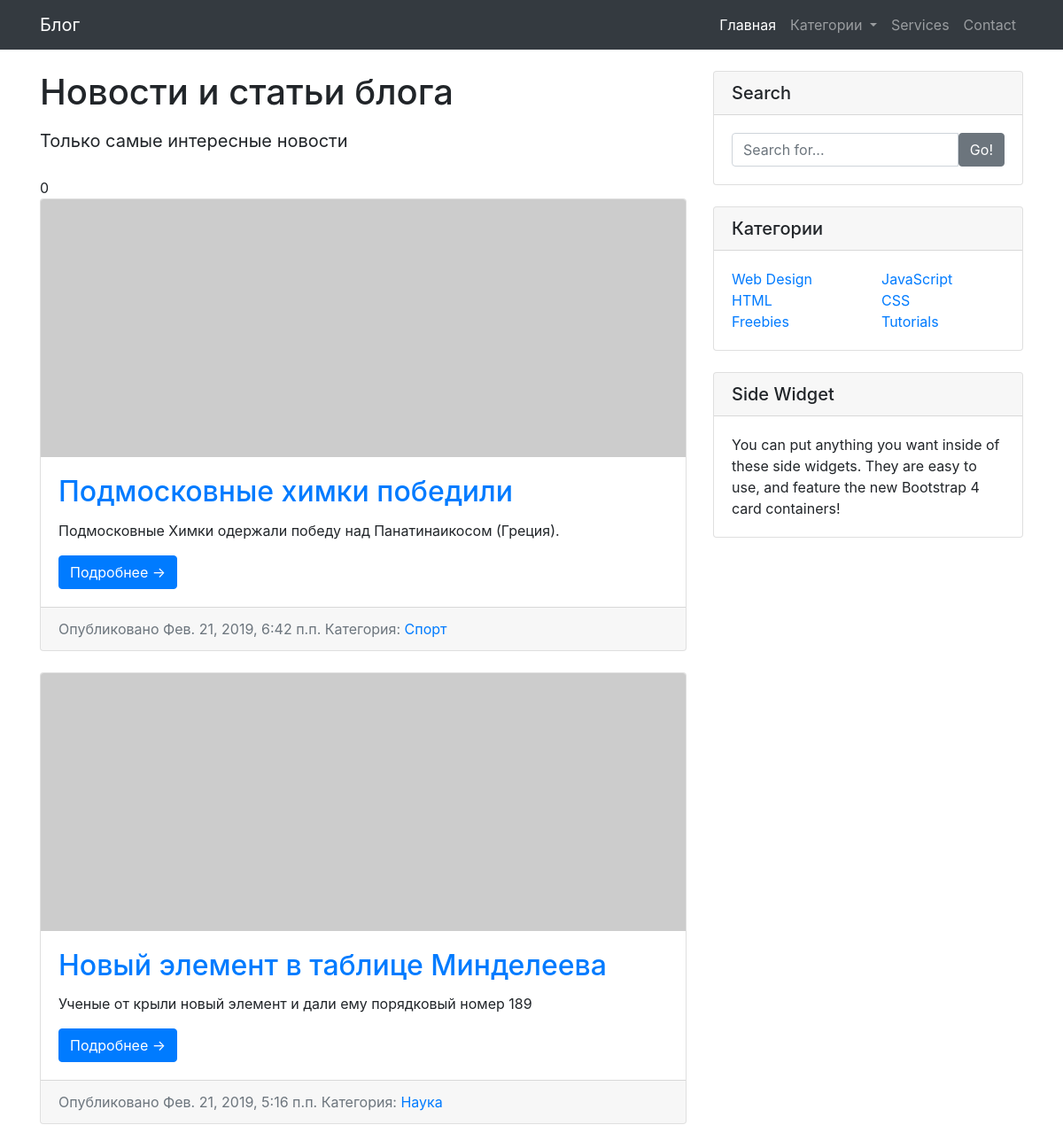
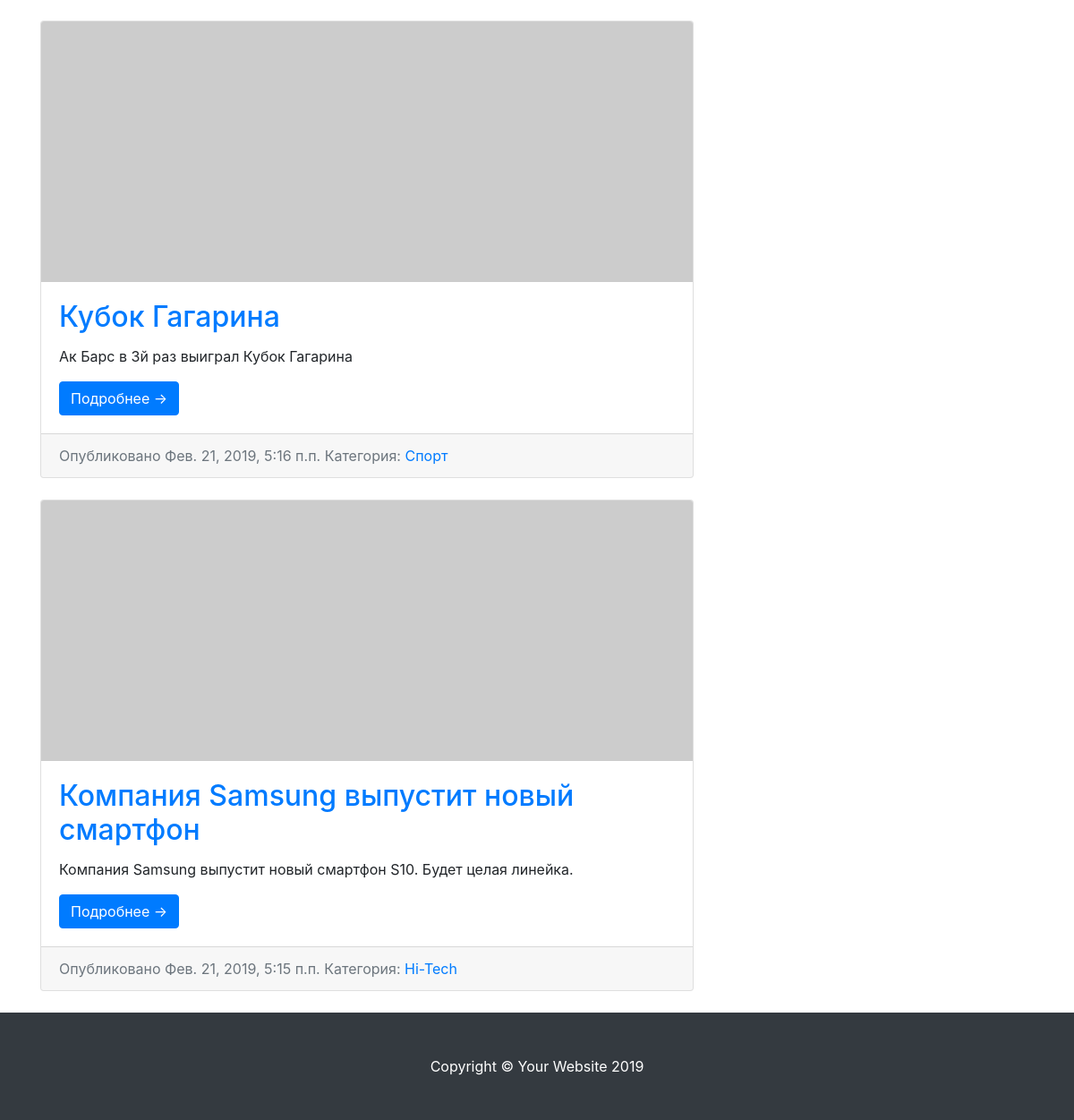
The page / on the database its author committed (2 pictures, top to bottom).
### news/models.py (models this page shows, shortened)
class Post(models.Model):
    category = models.ForeignKey(
        Category,
        verbose_name="Категория",
        on_delete=models.SET_NULL,
        null=True
    ) #при удалении категории поле "категория" в статье будет задана как "null"
    tags = models.ManyToManyField(Tag, verbose_name="Теги")
    title = models.CharField("Название статьи", max_length=250)
    slug = models.SlugField("url", max_length=250)
    text = models.TextField("Текст статьи")
    created = models.DateTimeField("Дата создания", auto_now_add=True)
    pub_date = models.DateTimeField("Дата публикации", auto_now_add=True)
    class Meta:
        verbose_name = "Статья"
        verbose_name_plural = "Статьи"
        ordering = ["-pub_date"]

class Category(models.Model):
    name = models.CharField("Название категория", max_length=150)
    slug = models.SlugField("url", unique=True)
    def __str__(self):
        return self.name
    class Meta:
        verbose_name = "Категория"
        verbose_name_plural = "Категории"
        ordering = ["name"]

### news/views.py (the view)
# urls.py: path('', PostList.as_view(), name="post_list_url"),
class PostList(View):
    def get(self, request, slug=None):
        if slug is not None:
            posts = get_list_or_404(Post, category__slug=slug)
        else:
            posts = Post.objects.all()
        return render(request, "news/post-list.html", {'posts': posts})

### news/templatetags/category_tag.py (called while the page is built)
@register.inclusion_tag("tags/category-list.html")
def category_list():
    return {"categories": Category.objects.all()}

### templates/news/post-list.html
{% extends "base.html" %}
{% load category_tag %}
{% block content %}
    <div class="col-md-8">
        <h1 class="my-4">Новости и статьи блога<br/>
            <small style="font-size: 50%;">Только самые интересные новости</small></>
        </h1>0
        {% for post in posts %}
            <div class="card mb-4">
                <img class="card-img-top" src="http://placehold.it/750x300" alt="Card image cap">
                <div class="card-body">
                    <h2 class="card-title"><a href="{% url "post_detail_url"  slug=post.slug %}">{{ post.title }}</a>
                    </h2>
                    <p class="card-text">{{ post.text }}</p>
                    <a href="{% url "post_detail_url"  slug=post.slug %}" class="btn btn-primary">Подробнее &rarr;</a>
                </div>
                <div class="card-footer text-muted">
                    Опубликовано {{ post.pub_date }} Категория:
                    <a href="{% url "post_by_category_url" slug=post.category.slug %}">{{ post.category }}</a>
                </div>
            </div>
        {% endfor %}
    </div>
{% endblock %}

### templates/base.html (shortened to what this page needs)
<!DOCTYPE html>
{% load static %}
{% load category_tag %}
<html lang="en">
<head>
    <link href="{% static "css/bootstrap.min.css" %}" rel="stylesheet">
    <link href="{% static "css/blog-home.css" %}" rel="stylesheet">
    <link href="{% static "css/blog-post.css" %}" rel="stylesheet">
</head>
<body>
<nav class="navbar navbar-expand-lg navbar-dark bg-dark fixed-top">
    <div class="container">
        <a class="navbar-brand" href="/">
            Блог
        </a>
        <div class="collapse navbar-collapse" id="navbarResponsive">
            <ul class="navbar-nav ml-auto">
                <li class="nav-item active">
                    <a class="nav-link" href="/">Главная
                    </a>
                </li>
                <li class="nav-item dropdown">
                    <a class="nav-link dropdown-toggle" href="#" id="navbarDropdown" role="button"
                       data-toggle="dropdown" aria-haspopup="true" aria-expanded="false">
                        Категории
                    </a>
                </li>
                <li class="nav-item">
                    <a class="nav-link" href="#">Services</a>
                </li>
                <li class="nav-item">
                    <a class="nav-link" href="#">Contact</a>
                </li>
            </ul>
        </div>
    </div>
</nav>
<div class="container">
    <div class="row">
        {% block content %}{% endblock content %}
        {% block sidebar %}
            <div class="col-md-4">
                <div class="card my-4">
                    <h5 class="card-header">Search</h5>
                    <div class="card-body">
                        <div class="input-group">
                            <input type="text" class="form-control" placeholder="Search for...">
                            <span class="input-group-btn">
                <button class="btn btn-secondary" type="button">Go!</button>
              </span>
                        </div>
                    </div>
                </div>
                <div class="card my-4">
                    <h5 class="card-header">Категории</h5>
                    <div class="card-body">
                        <div class="row">
                            <div class="col-lg-6">
                                <ul class="list-unstyled mb-0">
                                    <li>
                                        <a href="#">Web Design</a>
                                    </li>
                                    <li>
                                        <a href="#">HTML</a>
                                    </li>
                                    <li>
                                        <a href="#">Freebies</a>
                                    </li>
                                </ul>
                            </div>
                            <div class="col-lg-6">
                                <ul class="list-unstyled mb-0">
                                    <li>
                                        <a href="#">JavaScript</a>
                                    </li>
                                    <li>
                                        <a href="#">CSS</a>
                                    </li>
                                    <li>
                                        <a href="#">Tutorials</a>
                                    </li>
                                </ul>
                            </div>
                        </div>
                    </div>
                </div>
                <div class="card my-4">
                    <h5 class="card-header">Side Widget</h5>
                    <div class="card-body">
                        You can put anything you want inside of these side widgets. They are easy to use, and feature
                        the new Bootstrap 4 card containers!
                    </div>
                </div>
            </div>
        {% endblock sidebar %}
    </div>
</div>
<footer class="py-5 bg-dark">
    <div class="container">
        <p class="m-0 text-center text-white">Copyright &copy; Your Website 2019</p>
    </div>
</footer>
</body>
</html>

### static/css/blog-home.css (style rules this page uses)
body { padding-top: 56px; }

### static/css/blog-post.css (style rules this page uses)
body { padding-top: 56px; }

### rows shown on the page
Post: title "Подмосковные химки победили", text "Подмосковные Химки одержали победу над Панатинаикосом (Греция).", pub_date "Фев. 21, 2019, 6:42 п.п.", category "Спорт"
Post: title "Новый элемент в таблице Минделеева", text "Ученые от крыли новый элемент и дали ему порядковый номер 189", pub_date "Фев. 21, 2019, 5:16 п.п.", category "Наука"
Post: title "Кубок Гагарина", text "Ак Барс в 3й раз выиграл Кубок Гагарина", pub_date "Фев. 21, 2019, 5:16 п.п.", category "Спорт"
Post: title "Компания Samsung выпустит новый смартфон", text "Компания Samsung выпустит новый смартфон S10. Будет целая линейка.", pub_date "Фев. 21, 2019, 5:15 п.п.", category "Hi-Tech"
